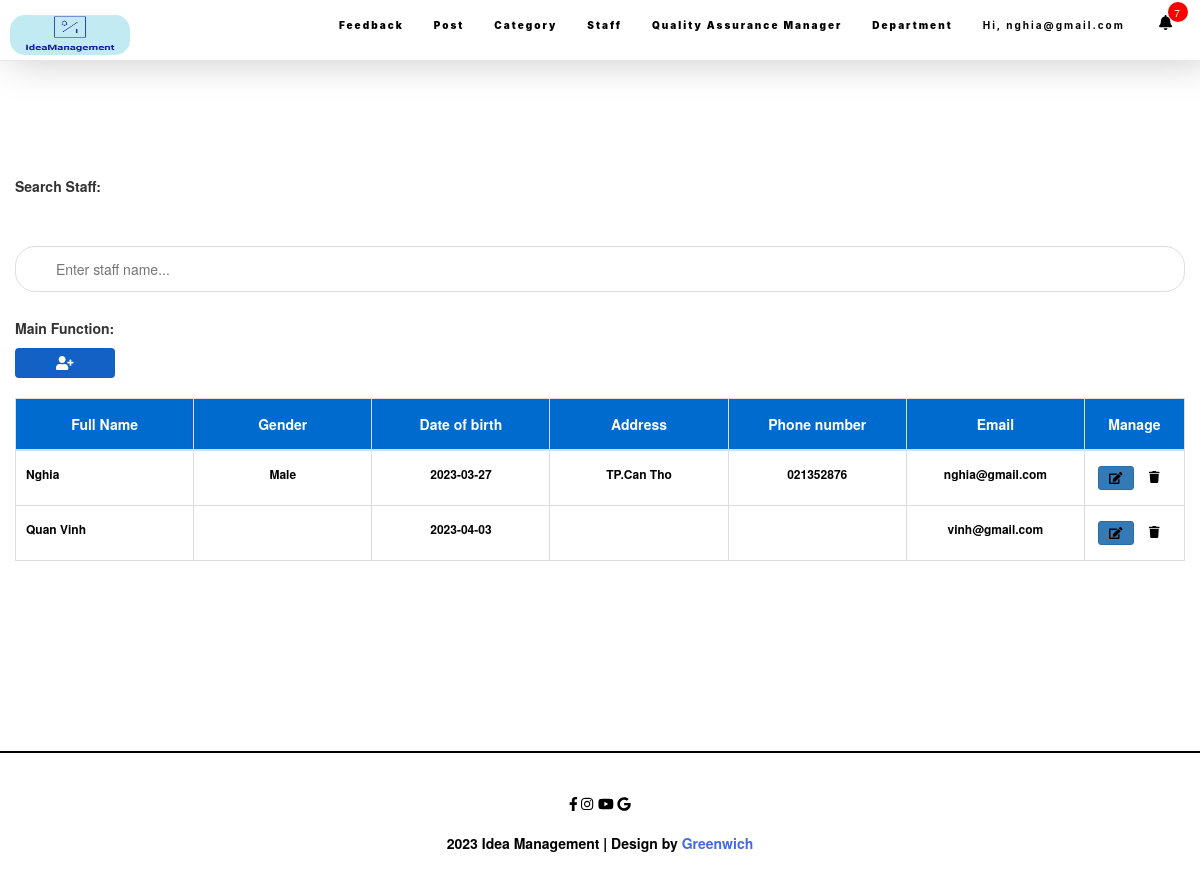
The page /Q&A.php (signed in) on the database as committed earlier.
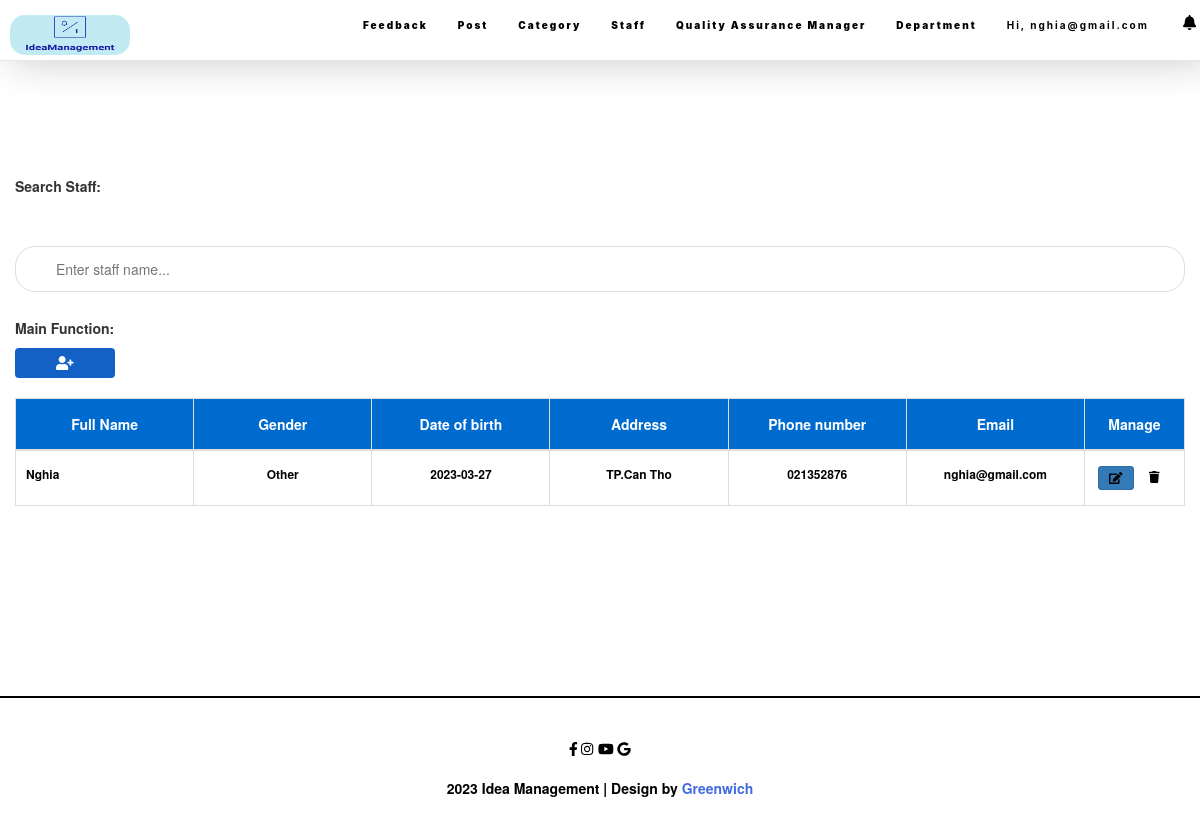
The same page on the database as committed later.
### tables this page shows
CREATE TABLE `tbl_account` (
  `account_Id` int(11) NOT NULL,
  `fullname` varchar(255) DEFAULT NULL,
  `email` varchar(50) NOT NULL,
  `gender` varchar(30) DEFAULT NULL,
  `date_of_birth` date DEFAULT NULL,
  `address` varchar(255) DEFAULT NULL,
  `phone` varchar(30) DEFAULT NULL,
  `password` varchar(255) NOT NULL,
  `department_Id` int(11) NOT NULL,
  `role` int(11) NOT NULL
);

### Q&A.php (the view, shortened to what this page needs)
<?php include_once "header.php";
include_once("config.php"); ?>
<div class="container-fluid al">
  <br />
  <p class="timkiemnhanvien"><b>Search Staff:</b></p>
  <br /><br />
  <input type="text" id="myInput" onkeyup="myFunction()" placeholder="Enter staff name..." /><i class="" aria-hidden="true"></i>
  <b>Main Function:</b><br />
  <button onclick="window.location='CreateStaff.php'" class="nv btn add-new" type="button" data-toggle="tooltip" data-placement="top" title="Add Staff">
    <i class="fas fa-user-plus" aria-hidden="true"></i>
  </button>
    <div class="table-title">
      <div class="row"></div>
    </div>
    <table class="table table-bordered" id="myTable">
      <thead>
        <tr class="ex">
          <th>Full Name</th>
          <th>Gender</th>
          <th>Date of birth</th>
          <th>Address</th>
          <th>Phone number</th>
          <th>Email</th>
          <th>Manage</th>
        </tr>
      </thead>
      <?php
      include_once("config.php");
      ?>
      <tbody>
        <?php
        $sql = "SELECT * FROM tbl_account where role = 1";
        $result = mysqli_query($conn, $sql);
        if (mysqli_num_rows($result) > 0) {
          while ($row = mysqli_fetch_assoc($result)) {
        ?>
            <tr>
              <td><?php echo $row["fullname"] ?></td>
              <td style="text-align: center"><?php echo $row["gender"] ?></td>
              <td style="text-align: center"><?php echo $row["date_of_birth"] ?></td>
              <td style="text-align: center"><?php echo $row["address"] ?></td>
              <td style="text-align: center"><?php echo $row["phone"] ?></td>
              <td style="text-align: center"><?php echo $row["email"] ?></td>
              <td>
                <div class="text-center">
                  <button class="btn btn-primary btn-sm edit" type="button" onclick="window.location.href='editstaff.php?id=<?php echo $row['account_Id']; ?>'">
                    <i class="fas fa-edit" style="color:black"></i>
                  </button>
                  <a href="?&&function=del&&id=<?php echo $row["account_Id"]; ?>" onclick="return deleteConfirm()"><span class="fas fa-trash" style="color:black"></span>
                </div>
              </td>
            </tr>
        <?php
          }
        }
        ?>
      </tbody>
    </table>
    <?php include_once "footer.php" ?>

### notifications.php (shortened to what this page needs)
<?php
include("config.php");
?>
<head>
    <link rel="stylesheet" href="https://cdnjs.cloudflare.com/ajax/libs/font-awesome/4.7.0/css/font-awesome.min.css">
    <link rel="stylesheet" type="text/css" href="assets/css/bootstrap.min.css" />
</head>
<?php
if (isset($_SESSION["username"])) {
    $us = $_SESSION["username"];
    $sqlString = "SELECT * FROM tbl_account WHERE email = '$us'";
    $result = mysqli_query($conn, $sqlString);
    $row2 = mysqli_fetch_array($result);
    $department_id = $row2["department_Id"];
}
$find_notifications = "SELECT c.*, a.fullname FROM tbl_comment c JOIN tbl_account a ON c.account_Id = a.account_Id WHERE a.department_Id = $department_id";
$result = mysqli_query($conn, $find_notifications);
$find_post = "SELECT p.*, a.fullname  FROM tbl_post p JOIN tbl_account a ON p.account_Id = a.account_Id WHERE a.department_Id = $department_id";
$result1 = mysqli_query($conn, $find_post);
$count_active1 = '';
while ($rows1 = mysqli_fetch_assoc($result1)) {
    $count_active1 = mysqli_num_rows($result1);
}
$count = $count_active = mysqli_num_rows($result) + $count_active1 = mysqli_num_rows($result1);
?>
<div class="container-fluid">
    <ul class="nav navbar-nav navbar-right">
        <li><i class="fa fa-bell" id="over" data-value="<?php echo $count; ?>" style="z-index:-99 !important;font-size:15px;color:black;margin:1.5rem 0.4rem !important;"></i></li>
        <?php if (!empty($count_active) && !empty($count_active1)) { ?>
            <div class="round" id="bell-count" data-value="<?php echo $count; ?>"><span><?php echo $count; ?></span></div>
        <?php } ?>
    </ul>
</div>

Rows that differ between the two databases and show on the page:
removed tbl_account: fullname "Quan Vinh", date_of_birth "2023-04-03", email "vinh@gmail.com"
changed tbl_account "Nghia": gender "Male" → "Other"
Other text that changed with them:
$count: "7" → (not shown)
